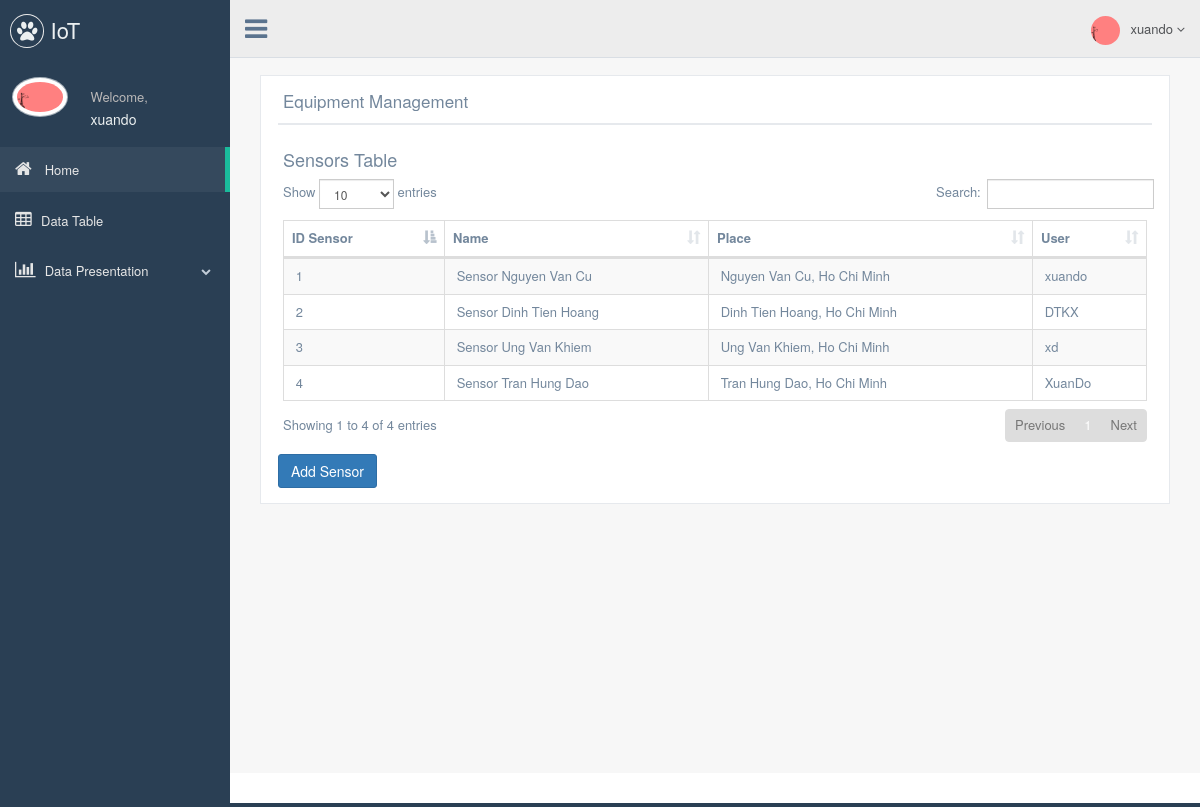
Before: /index.php (signed in) with the older database file.
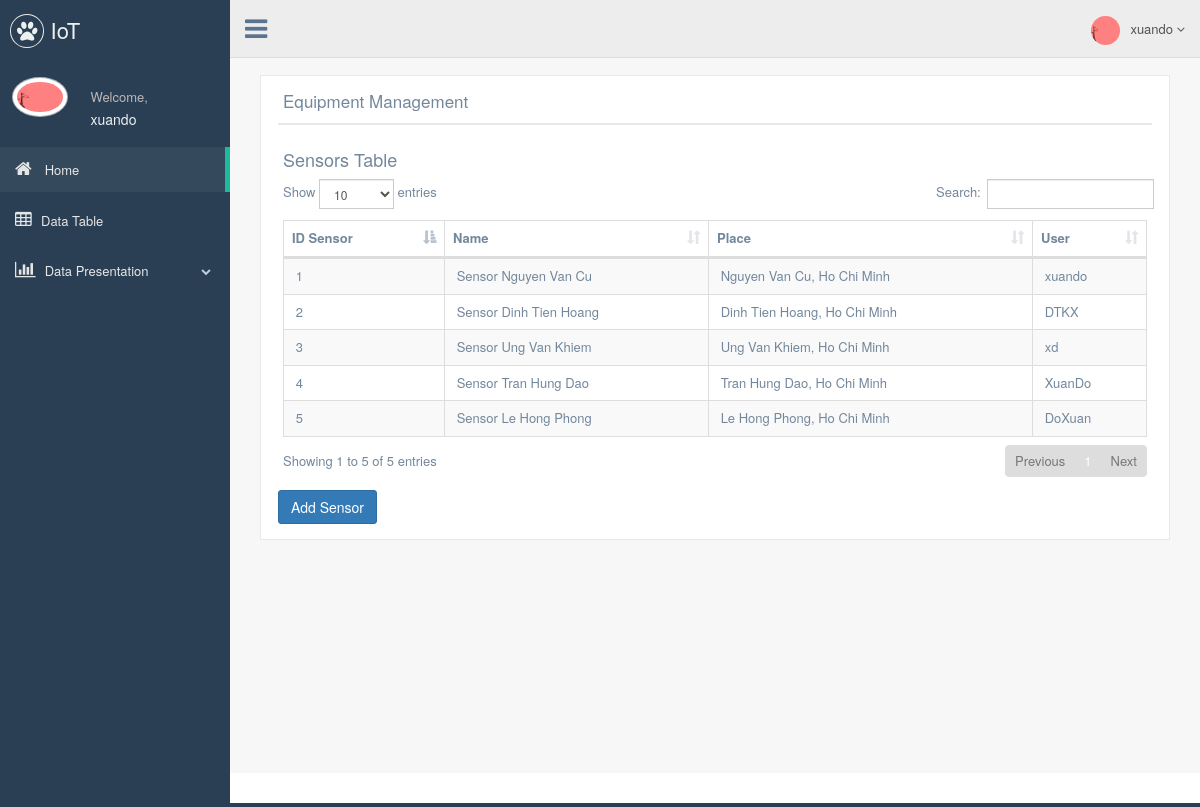
After: the same page with the newer database file.
### tables this page shows
CREATE TABLE IF NOT EXISTS `sensors` (
  `id` int(11) NOT NULL AUTO_INCREMENT,
  `name` varchar(255) NOT NULL,
  `place` varchar(255) NOT NULL,
  `user` varchar(255) NOT NULL,
  PRIMARY KEY (`id`)
);

### session.php (called while the page is built, shortened)
<?php
	$sessData = !empty($_SESSION['sessData'])?$_SESSION['sessData']:'';
	if(!empty($sessData['userLoggedIn']) && !empty($sessData['userID'])){
		include 'user.php';
		$user = new User();
		$conditions['where'] = array(
			'id' => $sessData['userID'],
		);
		$conditions['return_type'] = 'single';
		$userData = $user->getRows($conditions);
	}else{
		header("Location: login.php");
	}
?>

### user.php (called while the page is built, shortened)
<?php
    class User{
        private $dbHost     = "localhost";
        private $dbUsername = "root";
        private $dbPassword = "";
        private $dbName     = "iot";
        private $userTbl    = "users";
        public function __construct(){
            if(!isset($this->db)){
                $conn = new mysqli($this->dbHost, $this->dbUsername, $this->dbPassword, $this->dbName);
                if($conn->connect_error){
                    die("Failed to connect with MySQL: " . $conn->connect_error);
                }else{
                    $this->db = $conn;
                }
            }
        }
        public function getRows($conditions = array()){
            $sql = 'SELECT ';
            $sql .= array_key_exists("select",$conditions)?$conditions['select']:'*';
            $sql .= ' FROM '.$this->userTbl;
            if(array_key_exists("where",$conditions)){
                $sql .= ' WHERE ';
                $i = 0;
                foreach($conditions['where'] as $key => $value){
                    $pre = ($i > 0)?' AND ':'';
                    $sql .= $pre.$key." = '".$value."'";
                    $i++;
                }
            }
            $result = $this->db->query($sql);
            if(array_key_exists("return_type",$conditions) && $conditions['return_type'] != 'all'){
                switch($conditions['return_type']){
                    case 'single':
                        $data = $result->fetch_assoc();
                        break;
                }
            }else{
                if($result->num_rows > 0){
                    while($row = $result->fetch_assoc()){
                        $data[] = $row;
                    }
                }
            }
            return !empty($data)?$data:false;
        }
    }
?>

### index.php (the view, shortened to what the changed rows need)
<?php
	include ("session.php");
  $link=Connection();
  $result=mysqli_query($link,"SELECT * FROM sensors");
?>
<!DOCTYPE html>
<html lang="en">
  <head>
    <link href="vendors/bootstrap/dist/css/bootstrap.min.css" rel="stylesheet">
    <link href="vendors/font-awesome/css/font-awesome.min.css" rel="stylesheet">
    <link href="vendors/datatables.net-bs/css/dataTables.bootstrap.min.css" rel="stylesheet">
    <link href="vendors/datatables.net-buttons-bs/css/buttons.bootstrap.min.css" rel="stylesheet">
    <link href="build/css/custom.min.css" rel="stylesheet">
   </head>
  <body class="nav-md">
    <div class="container body">
      <div class="main_container">
      	<div class="col-md-3 left_col menu_fixed">
          <div class="left_col scroll-view">
            <div class="profile clearfix">
              <div class="profile_info">
                <h2><?php echo $userData['username']; ?></h2>
              </div>
            </div>
          </div>
        </div>
        <div class="right_col" role="main">
          <div class="">
              <div class="col-md-12 col-sm-12 col-xs-12">
                <div class="x_panel">
                  <div class="x_title">
                    <h2>Equipment Management</h2>
                    <div class="clearfix"></div>
                  </div>
                  <div class="x_content">
                    <h2>Sensors Table</h2>
                    <table id="datatable-responsive" class="table table-striped table-bordered dt-responsive nowrap" cellspacing="0" width="100%">
                      <thead>
                        <tr>
                          <th>ID Sensor</th>
                          <th>Name</th>
                          <th>Place</th>
                          <th>User</th>
                        </tr>
                      </thead>
                      <tbody>
                      	<?php
  							          if($result!==FALSE){
                            while($row = mysqli_fetch_array($result)) {
                              printf("<tr><td> &nbsp;%s </td><td> &nbsp;%s </td><td> &nbsp;%s&nbsp; </td><td> &nbsp;%s&nbsp; </td></tr>",
                                $row["id"],$row["name"], $row["place"],$row["user"]);
                            }
                          }
                        ?>
                      </tbody>
                    </table>
                  </div>
                  <button type="button" class="btn btn-primary" data-toggle="modal" data-target="#myModal">Add Sensor</button>
                </div>
                </div>
              </div>
            </div>
          </div>
        </div>
  </body>
</html>

Changed rows visible on the page:
added sensors: id "5", name "Sensor Le Hong Phong", place "Le Hong Phong, Ho Chi Minh", user "DoXuan"
Other visible differences:
text written by a page script: "Show entries Search: Showing 1 to 4 of 4 entries Previous 1 Next" → "Show entries Search: Showing 1 to 5 of 5 entries Previous 1 Next"
